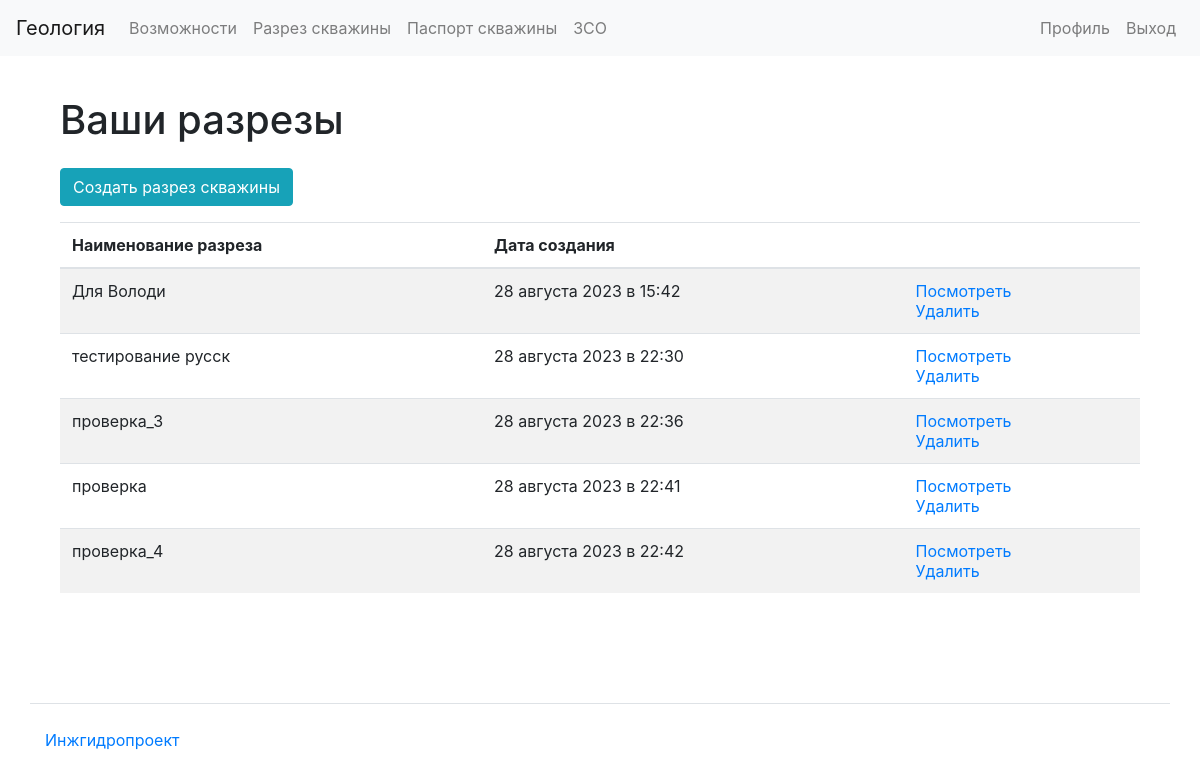
Before: /well_section/ (signed in) with the older database file.
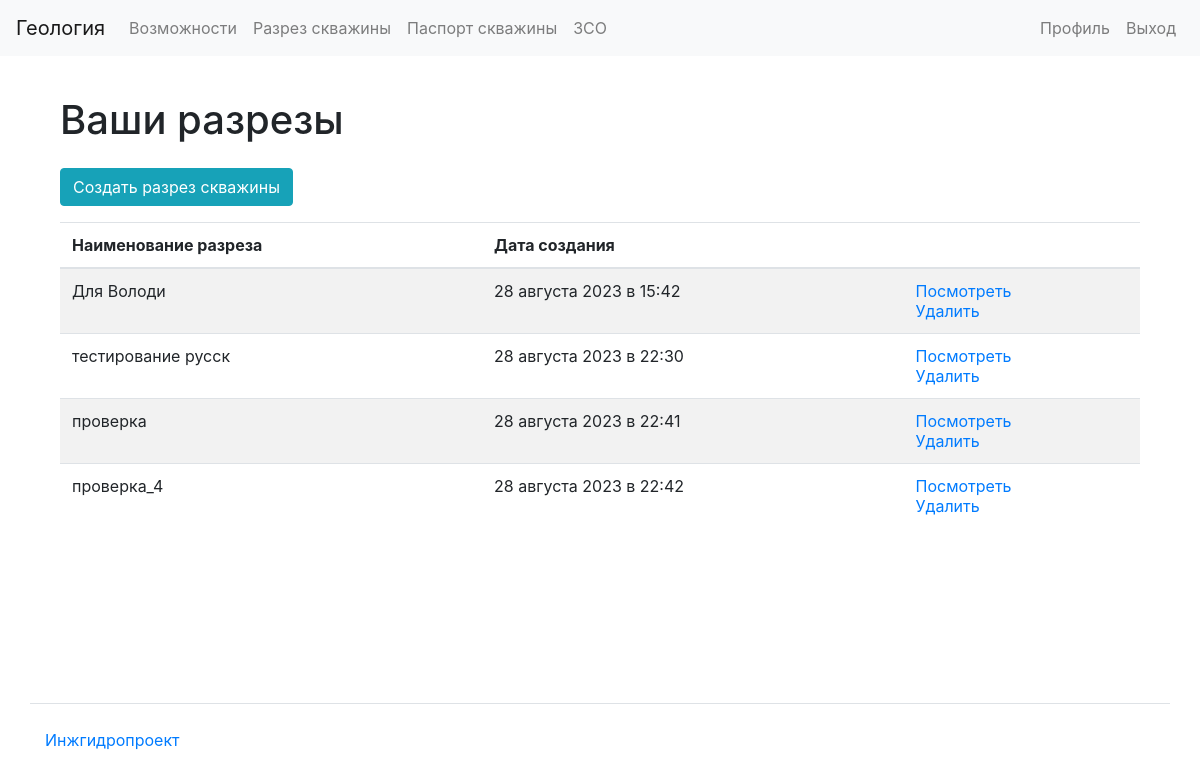
After: the same page with the newer database file.
### apps/well_section/models.py (models this page shows)
class WellSection(models.Model):
    user = models.ForeignKey(
        settings.AUTH_USER_MODEL, related_name="well_section", on_delete=models.CASCADE
    )
    name = models.CharField(max_length=30)
    layers = models.TextField()
    well_data = models.TextField()
    created_at = models.DateTimeField(auto_now_add=True)
    def get_deserialized_name(self):
        try:
            return json.loads(self.name)
        except json.JSONDecodeError:
            return self.name

### apps/well_section/views.py (the view)
# urls.py: path("", views.WellSectionListView.as_view(), name="well_section_list"),
@method_decorator(login_required, name="dispatch")
class WellSectionListView(ListView):
    model = WellSection
    paginate_by = 10
    template_name = ("well_section/list.html",)
    def get(self, request, *args, **kwargs):
        user_well_sections = request.user.well_section.all()
        well_sections = [
            {
                "name": section.get_deserialized_name(),
                "created_at": section.created_at,
                "id": section.id,
            }
            for section in user_well_sections
        ]
        return render(
            request,
            template_name=self.template_name,
            context={"well_sections": well_sections, "title": "Well sections"},
        )

### templates/well_section/list.html
{% extends 'base.html' %}
{% load bootstrap4 %}
{% load i18n %}
{% block content %}
<div class="container wrapper flex-grow-1">
    <h1 class="my-4">
      {% translate "Ваши разрезы"%}
    </h1>
      <div class="form-group">
        <a href="{% url 'well_section_create' %}" class="btn btn-info" role="button">{% translate "Создать разрез скважины"%}</a>
</div>
<table class="table table-striped">
<thead>
  <tr>
    <th>{% translate "Наименование разреза"%}</th>
    <th>{% translate "Дата создания"%}</th>
    <th></th>
  </tr>
</thead>
<tbody>
  {% if well_sections %}
    {% for elem in well_sections %}
      <tr>
        <td>{{ elem.name }}</td>
        <td>{{ elem.created_at|date:"d E Y в H:i" }}</td>
        <td>
          <a href="{% url 'well_section_result' elem.id %}">{% translate "Посмотреть"%}</a>
          <br>
          <a href="{% url 'well_section_delete' elem.id %}">{% translate "Удалить"%}</a>
        </td>
      </tr>
    {% endfor %}
{% endif %}
</tbody>
</table>
</div>
{% endblock %}

Changed rows visible on the page:
removed WellSection: name "проверка_3", created_at "28 августа 2023 в 22:36"
Other visible differences:
list line gone: "Посмотреть Удалить"
